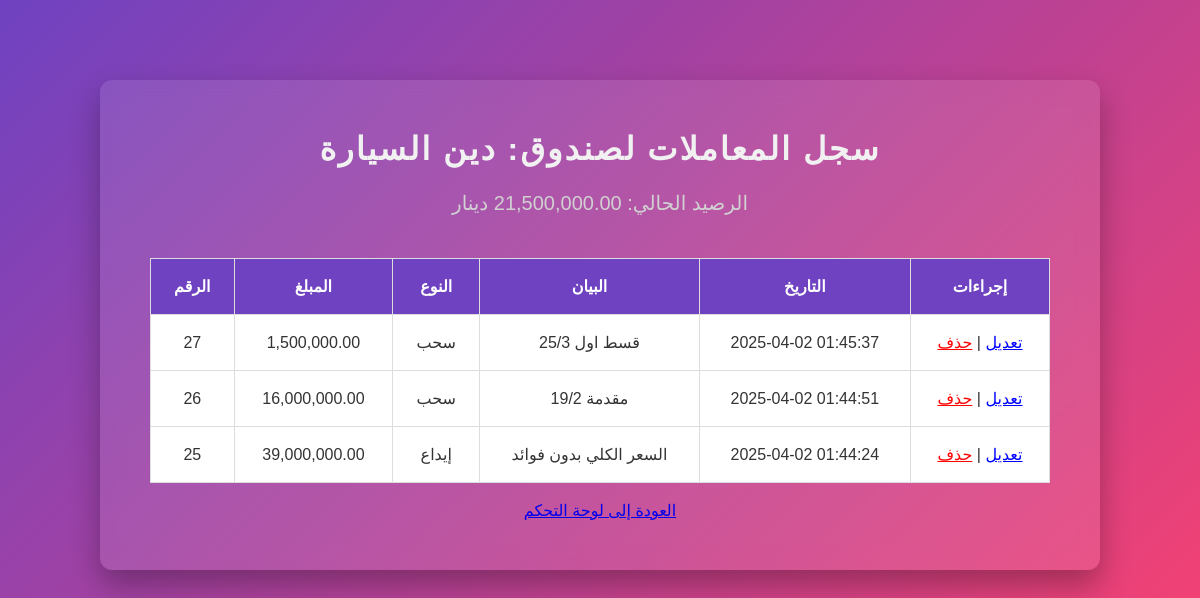
Page /view_transactions.php?fund_id=8 (signed in) on the committed database.
### tables this page shows
CREATE TABLE `funds` (
  `id` int(11) NOT NULL,
  `name` varchar(100) NOT NULL,
  `balance` decimal(15,2) NOT NULL DEFAULT 0.00,
  `user_id` int(11) NOT NULL
);

CREATE TABLE `transactions` (
  `id` int(11) NOT NULL,
  `fund_id` int(11) NOT NULL,
  `type` enum('deposit','withdraw') NOT NULL,
  `amount` decimal(15,2) NOT NULL,
  `created_at` timestamp NOT NULL DEFAULT current_timestamp(),
  `description` text DEFAULT NULL,
  `user_id` int(11) NOT NULL
);

### view_transactions.php (the view, shortened to what this page needs)
<?php
include 'db.php';
$fund_id = intval($_GET['fund_id']);
$result = $conn->query("SELECT * FROM funds WHERE id = $fund_id");
$fund = $result->fetch_assoc();
$transactions = $conn->query("SELECT * FROM transactions WHERE fund_id = $fund_id ORDER BY created_at DESC");
?>
<!DOCTYPE html>
<html lang="ar">
<head>
    <link rel="stylesheet" href="styles.css">
</head>
<body>
    <div class="container">
        <h2>سجل المعاملات لصندوق: <?php echo htmlspecialchars($fund['name']); ?></h2>
        <p>الرصيد الحالي: <?php echo number_format($fund['balance'], 2); ?> دينار</p>
        <table>
<tr>
    <th>الرقم</th>
    <th>المبلغ</th>
    <th>النوع</th>
    <th>البيان</th>
    <th>التاريخ</th>
    <th>إجراءات</th>
</tr>
<?php while ($row = $transactions->fetch_assoc()): ?>
    <tr>
        <td><?php echo $row['id']; ?></td>
        <td><?php echo number_format($row['amount'], 2); ?></td>
        <td><?php echo ($row['type'] == 'deposit') ? 'إيداع' : 'سحب'; ?></td>
        <td><?php echo htmlspecialchars($row['description']); ?></td>
        <td><?php echo $row['created_at']; ?></td>
        <td>
            <a href="edit_transaction.php?transaction_id=<?php echo $row['id']; ?>&fund_id=<?php echo $fund_id; ?>"
               style="color: blue;">تعديل</a> |
            <a href="delete_transaction.php?transaction_id=<?php echo $row['id']; ?>&fund_id=<?php echo $fund_id; ?>"
               onclick="return confirm('هل أنت متأكد من حذف هذه العملية؟');"
               style="color: red;">حذف</a>
        </td>
    </tr>
<?php endwhile; ?>
        </table>
        <br>
        <a href="dashboard.php">العودة إلى لوحة التحكم</a>
    </div>
</body>
</html>

### styles.css (style rules this page uses)
body, h1, h2, h3, h4, h5, h6, p, ul, ol, li, a, table, th, td, input, select, button, textarea { margin: 0; padding: 0; box-sizing: border-box; }
body { font-family: 'Arial', sans-serif; background: linear-gradient(135deg, #6f42c1, #ff416c); color: #fff; text-align: center; padding: 20px; min-height: 100vh; display: flex; flex-direction: column; align-items: center; justify-content: flex-start; font-weight: 300; }
.container { background: rgba(255, 255, 255, 0.1); padding: 50px; border-radius: 12px; box-shadow: 0 15px 30px rgba(0, 0, 0, 0.3); width: 100%; max-width: 900px; text-align: center; margin-top: 60px; backdrop-filter: blur(10px); }
h2 { font-size: 32px; margin-bottom: 20px; color: #f1f1f1; letter-spacing: 2px; }
p { font-size: 20px; margin-bottom: 30px; color: #d1d1d1; line-height: 1.5; }
table { width: 100%; border-collapse: collapse; margin-top: 40px; }
table, th, td { border: 1px solid #ddd; }
th, td { padding: 18px; text-align: center; font-size: 16px; }
th { background-color: #6f42c1; color: white; font-weight: bold; }
td { background-color: #fff; color: #333; }

### rows in the picture
funds: name "دين السيارة"
transactions: id "27", amount "1,500,000.00", type "سحب", description "قسط اول 25/3", created_at "2025-04-02 01:45:37"
transactions: id "26", amount "16,000,000.00", type "سحب", description "مقدمة 19/2", created_at "2025-04-02 01:44:51"
transactions: id "25", amount "39,000,000.00", type "إيداع", description "السعر الكلي بدون فوائد", created_at "2025-04-02 01:44:24"
